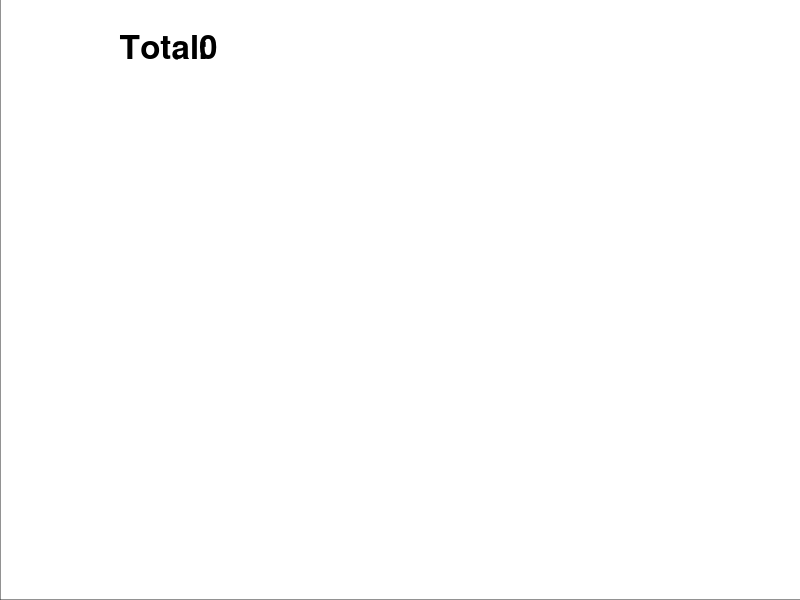

Reproduce this figure in MATLAB.
function count_lines_of_source_code

main_src_path = '/Users/berends/Documents/Models/UFEMISM2.0/src';

henk = dir( main_src_path);

n_tot = 0;

R.n     = [];
R.names = {};

for i = 1: length( henk)
  if henk( i).isdir
    if strcmpi( henk( i).name,'.') || strcmpi( henk( i).name,'..'); continue; end
    f90_files = find_all_f90_files( [main_src_path '/' henk( i).name]);
    if ~isempty( f90_files)
      n = count_lines( f90_files);
      n_tot = n_tot + n;
      R.n( end+1,1) = n;
      R.names{ end+1} = henk( i).name;
    end
  end
end

disp(['UFEMISM v2.0 in total contains ' num2str( n_tot) ' lines of code'])

%% plot

% Sort by number of lines
[~,ind] = sortrows( R.n);

wa = 800;
ha = 600;

H.Fig = figure('position',[200,200,wa,ha],'color','w');
H.Ax = axes('parent',H.Fig,'position',[0,0,1,1],'xtick',[],'ytick',[],'xlim',[0,1],'ylim',[-0.1,1.2]);

text( 0.15,1.1, 'Total:'       ,'fontsize',24,'fontweight','bold')
text( 0.25,1.1, num2str( n_tot),'fontsize',24,'fontweight','bold')

% draw patches
n_rel_sum = 0;
colors = lines( length( R.n));
for i = 1: length( R.n)
  
  ii = ind( i);
  
  n_rel = R.n( ii) / n_tot;
  
  % Patch
  xmin = 0.05;
  xmax = 0.15;
  ymin = n_rel_sum;
  ymax = n_rel_sum + n_rel;
  n_rel_sum = n_rel_sum + n_rel;
  
  patch('xdata',[xmin,xmax,xmax,xmin],'ydata',[ymin,ymin,ymax,ymax],'facecolor',colors( i,:));
  
  % Text
  x = 0.24;
  y = (i-1)/(length( R.n)-1);
  line( 'xdata',[xmax+0.01,x],'ydata',[(ymin+ymax)/2,y],'color',colors( i,:),'linewidth',2)
  
  x = 0.25;
  str = num2str( R.n( ii));
  text( x,y,str,'fontsize',24,'color',colors( i,:));
  
  x = 0.35;
  f = round( 1000 * R.n( ii) / n_tot) / 10;
  str = ['(' num2str( f) '%)'];
  text( x,y,str,'fontsize',24,'color',colors( i,:));
  
  x = 0.50;
  str = strrep( R.names{ ii},'_','\_');
  text( x,y,str,'fontsize',24,'color',colors( i,:));
  
end

function f90_files = find_all_f90_files( jan)

f90_files = {};

piet = dir( jan);

for p = 1: length( piet)
  if strcmpi( piet( p).name,'.') || strcmpi( piet( p).name,'..')
    continue
  end
  
  if contains( piet( p).name,'.f90') || contains( piet( p).name,'.F90')
    f90_files{ end+1} = [jan '/' piet( p).name];
  end
end

end
function n = count_lines( f90_files)
n = 0;
for fi = 1: length( f90_files)
  fid = fopen( f90_files{ fi});
  temp = textscan( fid,'%s','delimiter','\n');
  fclose( fid);
  n = n + length( temp{1});
end
end

end